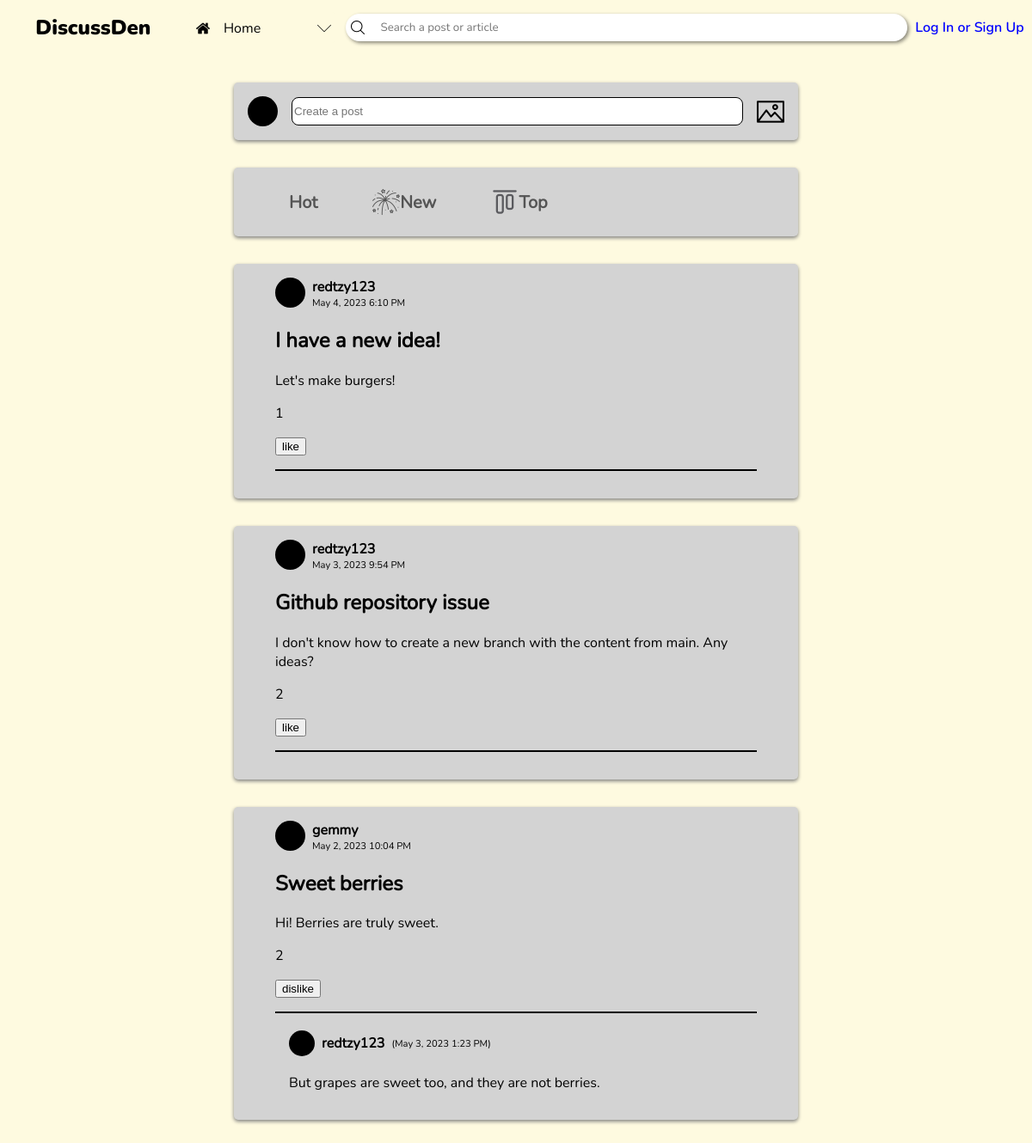
The app's page /home.php with its own data.
### tables this page shows
CREATE TABLE posts (id INTEGER PRIMARY KEY AUTOINCREMENT NOT NULL UNIQUE, user_id TEXT REFERENCES users (user_id) NOT NULL, title TEXT NOT NULL, content TEXT NOT NULL, date, likes);

CREATE TABLE users (user_id INTEGER PRIMARY KEY AUTOINCREMENT, username TEXT UNIQUE NOT NULL, password TEXT NOT NULL, link TEXT NOT NULL);

CREATE TABLE comments (comment_id INTEGER PRIMARY KEY AUTOINCREMENT UNIQUE NOT NULL, post_id INTEGER REFERENCES posts (id) ON DELETE NO ACTION NOT NULL, name TEXT, content TEXT NOT NULL, date);

### home.php (the view, shortened to what this page needs)
<!DOCTYPE html>
<html lang="en">
<head>
    <link rel="stylesheet" href="header.css">
    <link rel="stylesheet" href="post-boxes.css">
</head>
<body>
    <?php include "header.php"?>
    <div class="input-section">
        <div class="post-tab">
            <svg width=35 height=35>
                <circle cx=17.5 cy=17.5 r=17.5 fill=black/>
            </svg>
            <input type="text" placeholder="Create a post" onclick="window.location.href='create-a-post.php'">
            <img src="img/image.png" alt="" class="icon">
        </div>
        <div class="post-tab">
            <div class="group">
                <a href="#" class="reddit-button">
                    <span class="txt-hot"><span>Hot</span></span>
                </a>
            </div>
            <div class="group">
                <a href="#" class="reddit-button">
                    <img src="img/new.png" alt="" class="icon" />
                    <span class="new"><span>New</span></span>
                </a>
            </div>
            <div class="group">
                <a href="#" class="reddit-button">
                    <img src="img/top.png" alt="" class="icon" />
                    <span class="top"><span>Top</span></span>
                </a>
            </div>
        </div>
    </div>
    <section class="post-section">
    <?php
        $db_file = __DIR__ . '\forum_database.db';
        $db = new PDO('sqlite:' . $db_file);
        $stmt = $db -> prepare('SELECT * FROM posts');
        $stmt -> execute();
        $posts = $stmt -> fetchAll(PDO::FETCH_ASSOC);
        foreach ($posts as $post) {
            $stmt = $db -> prepare('SELECT * FROM users WHERE user_id = :userID');
            $stmt -> bindParam(':userID', $post['user_id'], PDO::PARAM_INT);
            $stmt -> execute();
            $post_user = $stmt -> fetch(PDO::FETCH_ASSOC);
            echo    '<div class="post-container">
                        <div class="post-user">
                            <svg width=35 height=35>
                                <circle cx=17.5 cy=17.5 r=17.5 fill=black/>
                            </svg>
                            <h4 class="username">' . $post_user['username'] . '</h4>
                            <p>' . $post['date'] . '</p>
                        </div>
                        <div class="post-content">
                            <h2>' . $post['title'] . '</h2>
                            <p>' . $post['content'] . '</p>';
            if (($likes = json_decode($post['likes'])) !== NULL) {
                echo '<p class="likes">' . count(json_decode($post['likes'])) . '</p>';
            }
            echo '<button class="like" data-id="' . $post['id'] . '">';
            if(!((array_search($_SESSION['username'], json_decode($post['likes']))) === false)) {
                echo 'dislike';
            } else {
                echo 'like';
            }
            echo '</button>';
            echo '</div><hr>';
            $stmt = $db -> prepare('SELECT * FROM comments WHERE post_id = :post_id');
            $stmt -> bindParam(':post_id', $post['id'], PDO::PARAM_INT);
            $stmt -> execute();
            $comments = $stmt -> fetchAll(PDO::FETCH_ASSOC);
            foreach ($comments as $comment) {
                echo    '<div class="comment-container">
                            <div>
                                <svg width=30 height=30>
                                    <circle cx=15 cy=15 r=15 fill=black/>
                                </svg>
                                <h4 class="username">' . $comment['name'] . '</h4>
                                <p>(' . $comment['date'] . ')</p>
                            </div>
                            <p>' . $comment['content'] . '</p>
                        </div>';
            }
            echo '
                    <form method="post" action="add_comment.php" class="comment-box">
                        <input type="hidden" name="post_id" value="' . $post['id'] . '">
                ';
            echo '</form></div>';
        }
    ?>
    </section>
</body>
</html>

### header.php (shortened to what this page needs)
<header>
    <h2>DiscussDen</h2>
    <div id="tab-box" tabindex=0>
        <?php
            if ($_SERVER['PHP_SELF'] == '/CCS222-Project/home.php') {
                echo '
                <div class="tab-option" first-option tabindex=-1>
                    <img src="img/home.png" alt="" class="icon">
                    <p>Home</p>
                </div>
                <div class="tab-option" onclick="window.location.href=\'communities.php\'" tabindex=-1>
                    <img src="img/add.png" alt="" class="icon">
                    <p>Communities</p>
                </div>
                <div class="tab-option" onclick="window.location.href=\'trending.php\'" tabindex=-1>
                    <img src="img/trend.png" alt="" class="icon">
                    <p>Trending</p>
                </div>
                ';
            }
        ?>
        <img src="img/drop down.png" alt="" class="dropdown icon">
    </div>
    <form action="" method="post" id="searchbar">
        <img src="img/search.png" alt="" class="icon">
        <input name="search" type="search" placeholder="Search a post or article" autocomplete="off" tabindex=0>
    </form>
    <?php if(isset($_SESSION['username'])) {
        echo '
        <div id="user-btn" tabindex=0>
            <svg width=50 height=50>
                <circle cx=25 cy=25 r=25 fill=black />
            </svg>
            <p class="username">' . $_SESSION['username'] . '</p>
            <div class="tab-option" name="logout" tabindex=-1>
                <img src="img/add.png" alt="" class="icon">
                <p>Log out</p>
            </div>
        </div>
        ';
    } else {
        echo '<a href="login.php" tabindex=3>Log In or Sign Up</a>';
    } ?>
</header>

### header.css (style rules this page uses)
body { --dark-color-1: #283618; --dark-color-2: #606c38; --medium-color: #bc6c25; --light-color-1: #dda15e; --light-color-2: #fefae0; background-color: var(--light-color-2); margin: 0; overflow-y: overlay; }
header { position: fixed; inset: 0 0 auto; height: 4rem; background-color: var(--light-color-2); display: flex; justify-content: space-evenly; align-items: center; z-index: 1; }
header h2, header p { user-select: none; }
header > h2 { font-family: nunito-black; margin: 0 2rem; }
.icon { width: 1rem; }
#tab-box { background-color: var(--light-color-2); align-self: flex-start; margin-top: 0.85rem; position: relative; display: flex; flex-direction: column; width: 11rem; border-radius: 0.5rem; max-height: 2.25rem; overflow: hidden; outline: solid 2px transparent; outline-offset: -2px; transition: 400ms cubic-bezier(0.445, 0.05, 0.55, 0.95); }
.tab-option { padding: 0.5em 0.7em; display: flex; align-items: center; }
.tab-option > img { object-fit: contain; }
.tab-option > p { margin: 0; margin-left: 1rem; font-family: nunito-reg; }
.dropdown.icon { position: absolute; right: 0.5rem; top: 0.7rem; align-self: center; }
#searchbar { display: flex; align-items: center; background-color: white; border-radius: 2rem; box-shadow: 2px 2px 4px #0007; padding: 0.4rem; width: 40rem; position: relative; isolation: isolate; }
#searchbar > input { background: none; border: none; outline: none; width: 100%; margin-left: 1rem; font-family: nunito-reg; color: black; }
a[href="login.php"] { font-family: nunito-semibold; color: blue; text-decoration: none; }

### post-boxes.css (style rules this page uses)
h4.username { margin: 0; margin-inline: 0.5rem; }
.input-section { margin-top: 6rem; }
.post-tab { width: calc(100% - 36rem); background-color: lightgray; display: flex; align-items: center; margin: 2rem auto 0; padding: 1rem; border-radius: 0.3rem; box-shadow: 0 2px 4px 0 gray; font-family: nunito-reg; }
.post-tab input { flex-grow: 1; background-color: white; height: 1.8rem; margin-inline: 1rem; border-radius: 0.5rem; border: 1px solid; }
.post-tab img { width: 2rem; }
.group { margin-right: 2rem; font-style: bold; font-weight: 800; font-size: 20px; }
.reddit-button { padding: 8px 16px; border-radius: 4px; cursor: pointer; text-decoration: none; color: inherit; opacity: 0.6; transition: opacity 0.3s, border-color 0.3s; display: flex; align-items: center; }
.post-section { width: calc(100% - 30rem); display: flex; flex-direction: column-reverse; margin-inline: auto; margin-bottom: 2rem; }
.post-container { background-color: lightgray; display: flex; flex-direction: column; margin: 2rem 2rem 0; padding: 1rem 3rem; border-radius: 0.3rem; box-shadow: 0 2px 4px 0 gray; font-family: nunito-reg; }
.post-container hr { border: none; width: 100%; height: 2px; background-color: black; margin-block: 1rem; }
.post-user { display: grid; grid-template-rows: auto auto; grid-template-columns: auto auto; width: fit-content; }
.post-user * { grid-column: 2; margin: 0; }
.post-user svg { grid-column: 1; grid-row: 1 / span 2; }
.post-user p { font-size: 0.7rem; margin-left: 0.5rem; }
.comment-container { margin-left: 1rem; }
.comment-container div { display: flex; align-items: center; }
.comment-container div p { font-size: 0.7rem; }

### records on screen
posts: user.username "gemmy", date "May 2, 2023 10:04 PM", title "Sweet berries", content "Hi! Berries are truly sweet.", likes "2", shows "dislike"
comments: name "redtzy123", date "May 3, 2023 1:23 PM", content "But grapes are sweet too, and they are not berries."
posts: user.username "redtzy123", date "May 3, 2023 9:54 PM", title "Github repository issue", content "I don't know how to create a new branch with the content from main. Any ideas?", likes "2"
posts: user.username "redtzy123", date "May 4, 2023 6:10 PM", title "I have a new idea!", content "Let's make burgers!", likes "1"
